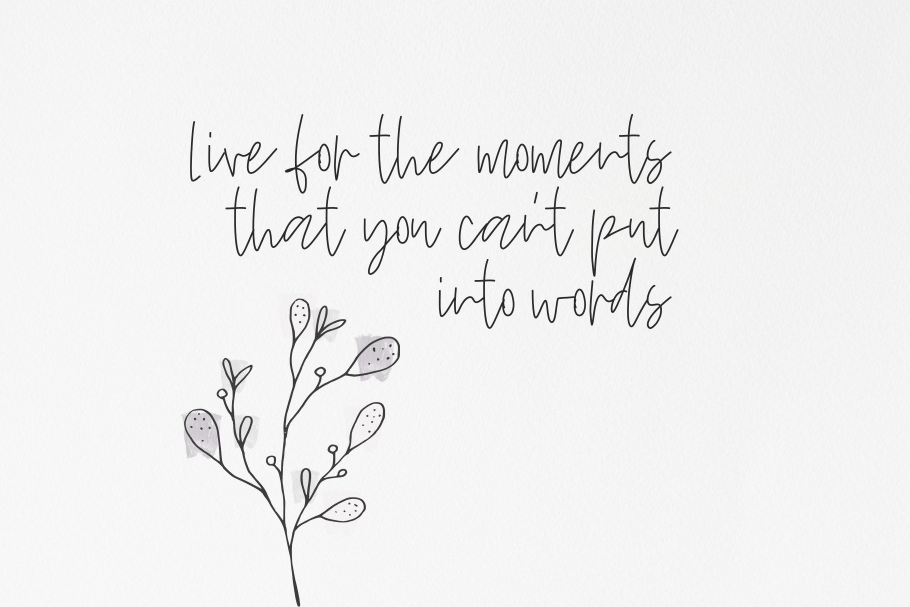
#> input picture img/handwriting/quotes.jpg, 1820 x 1214 px, found by its file name (shown at 1/2 size); the run also reads 1 picture not shown here
$ jupyter execute --allow-errors 'OpenCV4 - 3.ipynb'
#> lines starting #> are read from the running program, lines starting #| are printed output that depends on the picture; after the words box and inside, x2 and y2 are one past the last pixel; in counts of white or black regions, pixels touching at a corner belong together
OpenCV notebook - ©Arkaprabha Majumdar

[cell 1]
import cv2
import numpy as np

# #1. Sorting Contours
This is of two kinds:
Eliminating smaller contours, and contour in specific orders

[cell 2]
image=cv2.pyrDown(cv2.imread('/home/arkaprabham/Desktop/Deep_Learning_Udemy/img/quotes.jpg'))

black_bg=np.zeros(image.shape)

grayscale=cv2.cvtColor(image,cv2.COLOR_BGR2GRAY)

edges=cv2.Canny(grayscale,252,255)
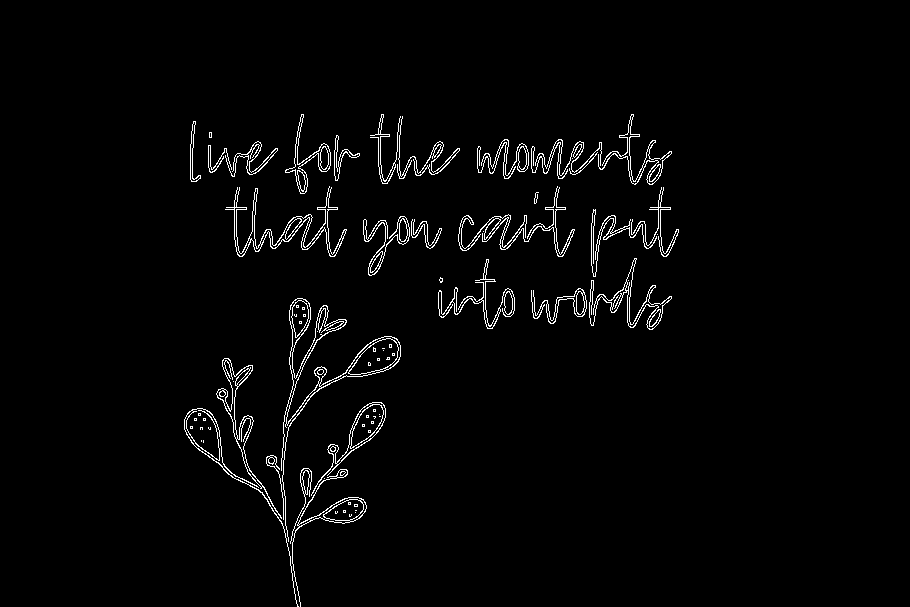
#> edges: shape (607, 910); 2.2% white in thin lines or dots, all inside (x1, y1, x2, y2) = (184, 114, 679, 607)

contours,hierarchy=cv2.findContours(edges,cv2.RETR_EXTERNAL, cv2.CHAIN_APPROX_NONE)
#> contours = 51 contours, 19 with area under 20; largest, box (x1, y1, x2, y2) and area: (281, 298, 401, 542) 1847, (311, 402, 386, 496) 1169, (216, 358, 282, 519) 1125, (292, 469, 367, 607) 980, (589, 258, 672, 330) 849

print(len(contours))
#| 51

cv2.drawContours(black_bg,[x for x in contours if cv2.contourArea(x)>10],-1,(0,255,0),3)
cv2.imshow("Contours on black",black_bg)
cv2.waitKey(0)
cv2.destroyAllWindows()

[cell 3]
def getArea(contours):
    all_area=[]
    for cnt in contours:
        all_area.append(cv2.contourArea(cnt))
    return all_area

sorted_contours=sorted(contours,key=cv2.contourArea,reverse=True)
#> sorted_contours has the same summary as contours
print(getArea(sorted_contours))
#> the loop in getArea, `for cnt in contours:` made 51 passes
#> cnt on passes 45 to 51: [[324, 478]], [[203, 440], [203, 441], [203, 442], [203, 441]], [[201, 440], [201, 441]], [[317, 331]], [[657, 234]], [[483, 231]], [[572, 158]]
#> after the loop in getArea, `for cnt in contours:`: all_area = 51 values, max 1847 at index 0, min 0 at index 44, mean 218.7
#> (printed output is left out)

for c in sorted_contours:
    if getArea([c])[0]>100:
        cv2.drawContours(image,c,-1,(255,0,0),3)
        cv2.waitKey(0)
        cv2.imshow("Contour by area",image)
#> this loop made 51 passes
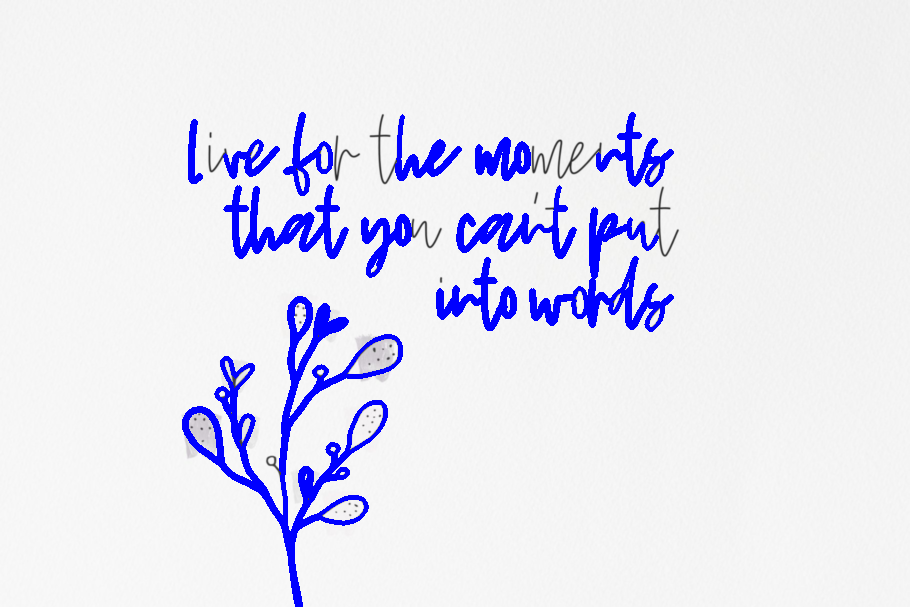
#> image: shape (607, 910, 3); mean B, G, R 244.3, 229.6, 229.6
cv2.waitKey(0)
cv2.destroyAllWindows()

[cell 4]
getArea([sorted_contours[2]])[0]
#> Out = 1125

[cell 5]
image=cv2.pyrDown(cv2.imread('/home/arkaprabham/Desktop/Deep_Learning_Udemy/img/quotes.jpg'))

grayscale=cv2.cvtColor(image,cv2.COLOR_BGR2GRAY)

edges=cv2.Canny(grayscale,252,255)

contours,hierarchy=cv2.findContours(edges,cv2.RETR_EXTERNAL, cv2.CHAIN_APPROX_NONE)

#If we dont re import the image, the annotations get stored on the image
def x_coord(contour):
    #returns the x coordinate of the contour centroid
    if cv2.contourArea(contour)>10:
        M=cv2.moments(contour)
        return int(M['m10']/M['m00'])

def label_center(image,c,i):
    #places a red circle on the contour centroid
    M=cv2.moments(c)
    if M['m00']>0:
        cx=int(M['m10']/M['m00'])
        cy=int(M['m01']/M['m00'])
        cv2.circle(image,(cx,cy),10,(0,0,255),-1)
        return image

#Compute centroid and draw image
for (i,c) in enumerate(contours):
    orig=label_center(image,c,i)
#> this loop made 51 passes
#> (cx in label_center, cy in label_center) on passes 2, 3, 4, 5, 8, 9, 10, 11, 12, 13, 14, 15: (341, 508), (305, 480), (271, 461), (332, 448), (209, 428), (201, 427), (191, 427), (204, 419), (195, 419), (199, 414), (227, 463), (364, 426)
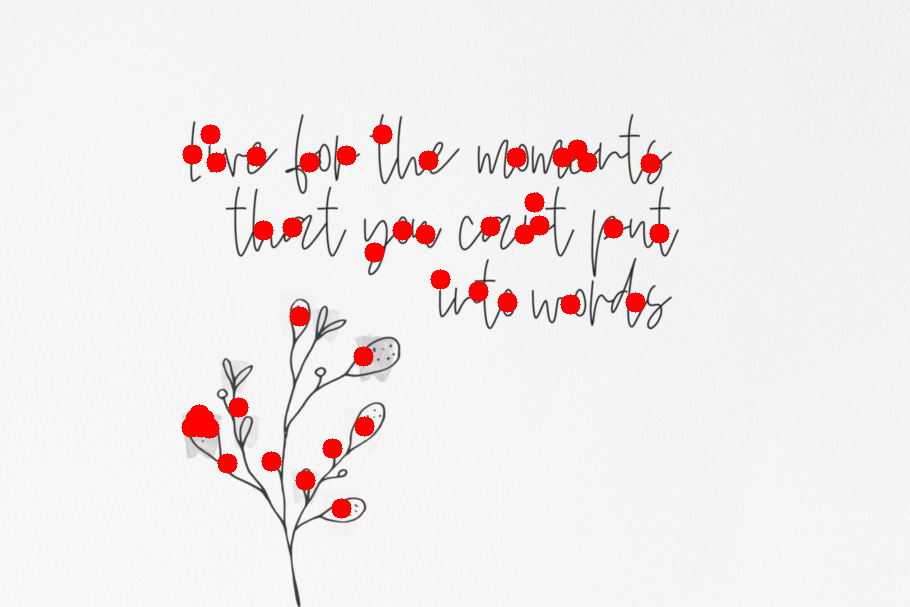
#> image: shape (607, 910, 3); mean B, G, R 235.4, 235.4, 241.4

#print(contours)
#Sort left to right
def sort_contours(cnts, method="left-to-right"):
    # initialize the reverse flag and sort index
    reverse = False
    i = 0
    # handle if we need to sort in reverse
    if method == "right-to-left" or method == "bottom-to-top":
        reverse = True
    # handle if we are sorting against the y-coordinate rather than
    # the x-coordinate of the bounding box
    if method == "top-to-bottom" or method == "bottom-to-top":
        i = 1
    # construct the list of bounding boxes and sort them from top to
    # bottom
    boundingBoxes = [cv2.boundingRect(c) for c in cnts]
    (cnts, boundingBoxes) = zip(*sorted(zip(cnts, boundingBoxes),
        key=lambda b:b[1][i], reverse=reverse))
    # return the list of sorted contours and bounding boxes
    return (cnts, boundingBoxes)

cnt_L2R,boundingRect=sort_contours(contours)
#> in sort_contours, `boundingBoxes = [cv2.boundingRect(c) for c in cnts]`: boundingBoxes = 51 items, first 6: (324, 478, 1, 1), (292, 469, 75, 138), (290, 468, 22, 76), (266, 455, 18, 65), (330, 446, 6, 6), (203, 440, 1, 3)
#> in sort_contours, `(cnts, boundingBoxes) = zip(*sorted(zip(cnts, boundingBoxes), key=lamb..`: cnts has the same summary as contours outside sort_contours; boundingBoxes = 51 items, first 6: (184, 408, 115, 199), (190, 426, 3, 3), (190, 121, 11, 61), (194, 418, 3, 3), (198, 413, 3, 3), (200, 427, 3, 3)
#> cnt_L2R has the same summary as contours; boundingRect has the same summary as boundingBoxes in sort_contours

for (i,c) in enumerate(list(cnt_L2R)):
    M=cv2.moments(c)
    if M['m00']>0:
        cx=int(M['m10']/M['m00'])
        cy=int(M['m01']/M['m00'])
        cv2.putText(image,str(i+1),(cx,cy),cv2.FONT_HERSHEY_COMPLEX,1,(0,255,0),2)
        cv2.imshow("L2R contour",image)
        key=cv2.waitKey(0)
        if key==27: #Esc key to stop
            break
        elif key==13:
            (x,y,w,h) = boundingRect[i]
            print(boundingRect[i])
            #Then we crop each contour and save them in separate files
            cropped=image[y:y+h,x:x+w]
            image_name="output_cropped_shape_"+str(i+1)+".jpg"
            cv2.imwrite(image_name,cropped)
#> this loop made 1 pass; (key Esc is pressed on pass 1)
cv2.destroyAllWindows()

To find the key number of any key on your keyboard, use a function like below to print it.

[cell 6]
'''img=cv2.pyrDown(cv2.imread('/home/arkaprabham/Desktop/Deep_Learning_Udemy/img/bear.jpg'))
while(1):
    cv2.imshow('img',img)
    k = cv2.waitKey(33)
    if k==27:    # Esc key to stop
        break
    elif k==-1:  # normally -1 returned,so don't print it
        continue
    else:
        print(k) # else print its value
cv2.destroyAllWindows()'''

# [4 lines of commented-out code are left out]

Note: The moments function in openCV gives 10 values of spatial moments, 7 values of central moments and 7 values of central norm moments. All other values are zero.

# #2. Contour Approximation
This approximates a contour. It is particularly useful if your image has small gaps.

[cell 7]
image=cv2.imread('/home/arkaprabham/Desktop/Deep_Learning_Udemy/img/animals-better.jpg')
orig_image=image.copy()

#cv2.imshow("Original image",orig_image)

grayscale=cv2.cvtColor(orig_image,cv2.COLOR_BGR2GRAY)
#> grayscale: shape (350, 622)
denoised_image=cv2.GaussianBlur(grayscale,(5,5),0)

edges=cv2.Canny(denoised_image,100,150)
#> edges: shape (350, 622); 2% white in thin lines or dots, all inside (x1, y1, x2, y2) = (51, 12, 622, 350)
cv2.imshow("Canny",edges)

cnt,hier=cv2.findContours(edges,cv2.RETR_EXTERNAL,cv2.CHAIN_APPROX_NONE)
#> cnt = 122 contours, 106 with area under 20; largest, box (x1, y1, x2, y2) and area: (138, 18, 149, 67) 243, (221, 86, 460, 238) 130, (98, 192, 284, 350) 116, (191, 64, 205, 95) 69, (154, 46, 176, 78) 64

for c in cnt:
    x,y,w,h= cv2.boundingRect(c)
    cv2.rectangle(orig_image,(x,y),(x+w,y+h),(0,0,255),1)
    cv2.imshow("Bounding Rectangle",orig_image)
#> this loop made 122 passes
#> (x, y, w, h) on passes 1 to 12: (488, 318, 5, 17), (491, 304, 3, 4), (482, 301, 4, 10), (279, 295, 17, 51), (282, 294, 7, 6), (305, 288, 11, 19), (299, 285, 5, 5), (426, 283, 6, 3), (266, 275, 15, 19), (271, 274, 11, 11), (249, 264, 4, 4), (256, 261, 19, 48)
#> (c, x, y, w, h) on pass 33: ([[90, 223], [91, 223]], 90, 223, 2, 1)
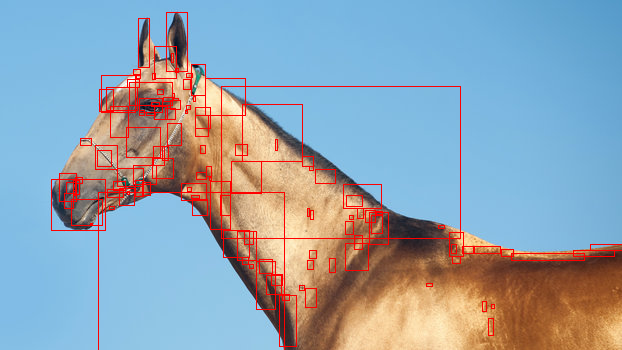
#> orig_image: shape (350, 622, 3); mean B, G, R 175, 161.8, 146.7

black_bg=np.zeros(orig_image.shape)

for c in cnt:
    accuracy=0.03*cv2.arcLength(c,True)
    approx=cv2.approxPolyDP(c,accuracy,True)
    cv2.drawContours(black_bg,[approx],0,(0,255,0),1)
    cv2.imshow("Approx poly DP",black_bg)
#> this loop made 122 passes
#> accuracy on passes 1, 3, 5, 7, 8, 10, 13, 14, 16, 17, 20, 21: 1.19, 0.784, 0.502, 0.487, 0.367, 0.989, 0.604, 1.23, 0.537, 0.929, 0.622, 0.979
#> (accuracy, approx) on passes 2, 4, 6, 9, 11, 12: (0.23, [[493, 304], [491, 306], [491, 307], [493, 305]]), (3.42, [[279, 295], [290, 312], [295, 345], [290, 312]]), (1.33, [[315, 288], [305, 306], [314, 293]]), (1.5, [[266, 275], [274, 289], [280, 293], [273, 287]]), (0.272, [[249, 264], [252, 267], [252, 266], [250, 264]]), (3.35, [[256, 261], [274, 308]])
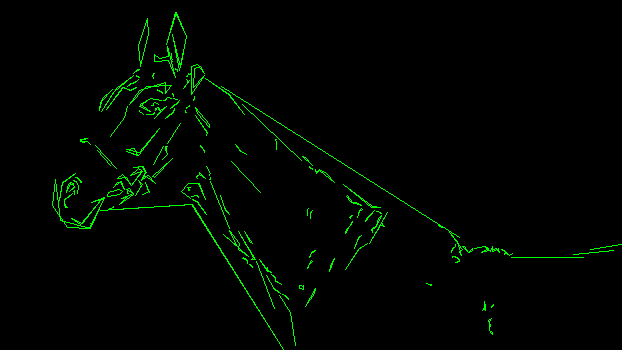
#> black_bg: shape (350, 622, 3) float64; mean of channels 0, 1, 2 0, 4.8, 0; drawn as B, G, R
cv2.waitKey(0)
cv2.destroyAllWindows()

## Convex Hull

This is similar to contour approximation.

[cell 8]
n=len(cnt)
#> n = 122
contours=sorted(cnt, key=cv2.contourArea,reverse=False)[:n]
#> contours has the same summary as cnt

#iterate through and draw hull
for c in contours:
    hull=cv2.convexHull(c)
    cv2.drawContours(image,[hull],0,(0,0,255),1)
    cv2.imshow("Convex Hull",image)
#> this loop made 122 passes
#> hull on passes 1, 4, 5, 6, 7, 8, 10, 11, 12, 13, 14, 19: [[485, 310], [482, 310], [484, 301], [485, 304]], [[307, 215], [307, 209], [308, 208]], [[139, 110], [143, 114], [140, 112], [139, 111]], [[177, 99], [175, 99], [173, 98], [174, 98]], [[171, 53], [172, 59], [172, 61], [171, 60]], [[113, 207], [111, 208], [109, 208], [113, 206]], [[128, 193], [127, 193], [127, 191]], [[210, 179], [209, 179], [210, 177]], [[276, 149], [275, 140], [275, 139], [276, 139]], [[154, 113], [152, 114], [146, 114], [154, 112]], [[186, 112], [185, 112], [185, 110]], [[310, 218], [310, 212], [312, 210]]
#> (c, hull) on pass 3: ([[90, 223], [91, 223]], [[91, 223], [90, 223]])
#> image: shape (350, 622, 3); mean B, G, R 176.7, 163.8, 145.7
cv2.waitKey(0)
cv2.destroyAllWindows()

# #3. Matching Shapes
This is a basic identification which can be further used to identify complex shapes.

[cell 9]
#First we create a template contour to match

hexagon_input=cv2.imread("/home/arkaprabham/Desktop/Deep_Learning_Udemy/img/hexagon.jpg") #basic template
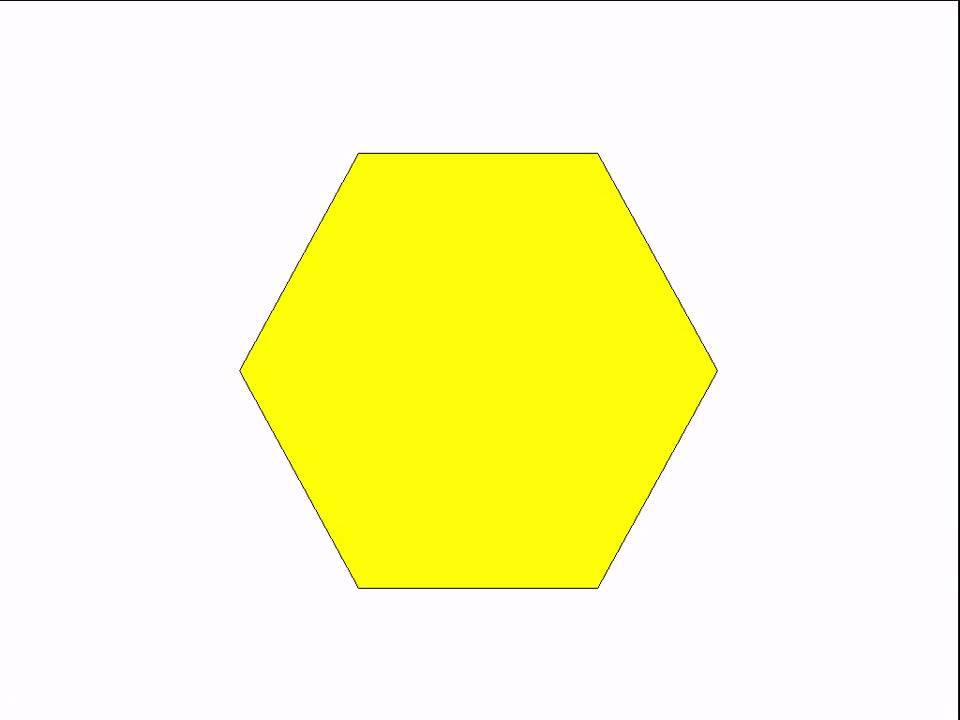
#> input picture img/shapes/hexagon.jpg, 960 x 720 px, found by its file name
#> hexagon_input is the input picture: shape (720, 960, 3); mean B, G, R 198.6, 250.9, 252.8
gray=cv2.cvtColor(hexagon_input,cv2.COLOR_BGR2GRAY)
gray=cv2.erode(gray,(5,5))
#cv2.imshow("dfdg",gray)
_,thresh=cv2.threshold(gray,150,255,cv2.THRESH_BINARY_INV)
#> thresh: shape (720, 960); 0.86% white; 2 white regions
template_cnt,hier=cv2.findContours(thresh,cv2.RETR_EXTERNAL,cv2.CHAIN_APPROX_SIMPLE)
#> template_cnt = 2 contours; box (x1, y1, x2, y2) and area: (239, 153, 718, 590) 156554, (0, 0, 960, 720) 1678
sorted_cont=sorted(template_cnt,key=cv2.contourArea,reverse=True)
#> sorted_cont has the same summary as template_cnt
cv2.drawContours(hexagon_input,sorted_cont[0],-1,(0,0,255),3)
#> hexagon_input: shape (720, 960, 3); 0.62% of pixels changed, all inside (x1, y1, x2, y2) = (237, 151, 720, 592)
cv2.imshow("threshold hex",hexagon_input)
cv2.waitKey(0)
cv2.destroyAllWindows()

#Done

[cell 10]
image=cv2.pyrDown(cv2.imread("/home/arkaprabham/Desktop/Deep_Learning_Udemy/img/shape scenery.jpg"))
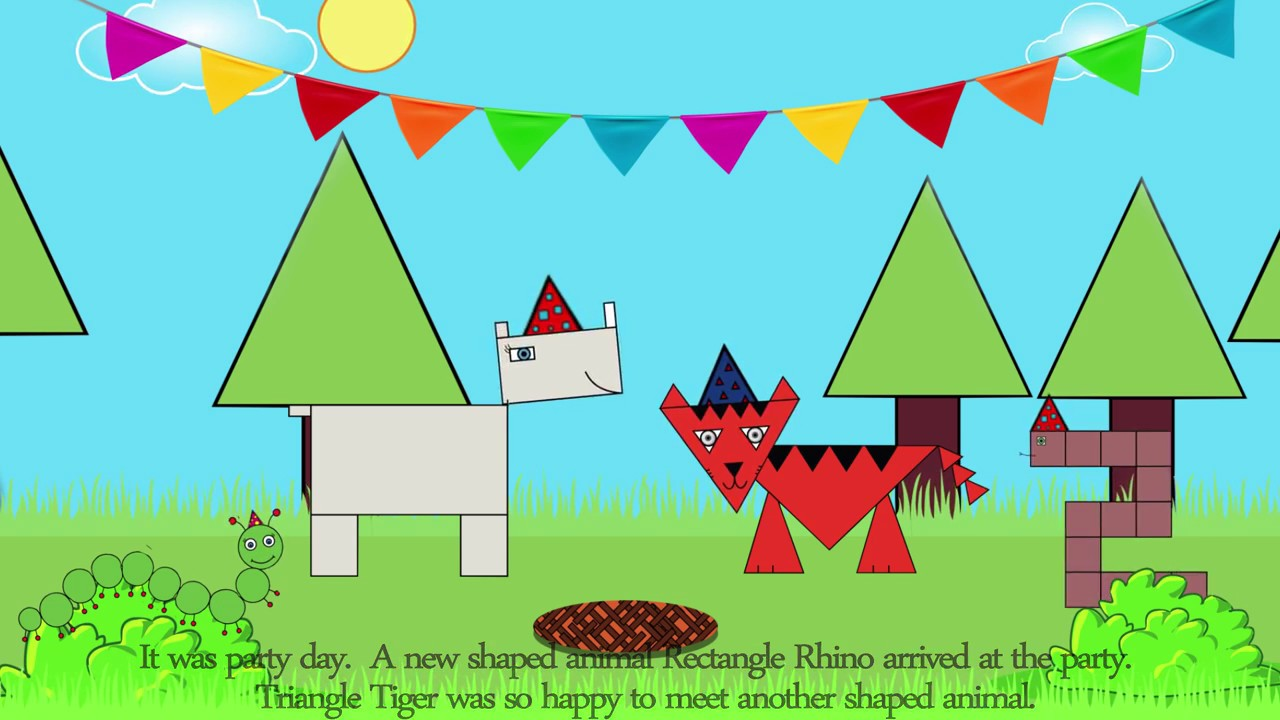
#> input picture img/shapes/shape scenery.jpg, 1280 x 720 px, found by its file name
#> image: shape (360, 640, 3)
blurred=cv2.GaussianBlur(image,(3,3),0)
black_bg=np.zeros(image.shape)
canny=cv2.Canny(blurred,50,150)
#> canny: shape (360, 640); 8% white in thin lines or dots
cv2.imshow("ssg",canny)
contours=cv2.findContours(canny,cv2.RETR_EXTERNAL,cv2.CHAIN_APPROX_SIMPLE)[0]
#> contours = 440 contours, 379 with area under 20; largest, box (x1, y1, x2, y2) and area: (145, 203, 259, 288) 6546, (385, 13, 574, 83) 1544, (191, 45, 339, 88) 1468, (53, 5, 147, 58) 1464, (336, 55, 384, 87) 742
#> (the rest of this cell did not finish here and is left out)

# Project : Identify and name shapes

[cell 11]
new_img=cv2.imread("/home/arkaprabham/Desktop/Deep_Learning_Udemy/img/3d-Shapes.jpg")[:532,:] #crop words out
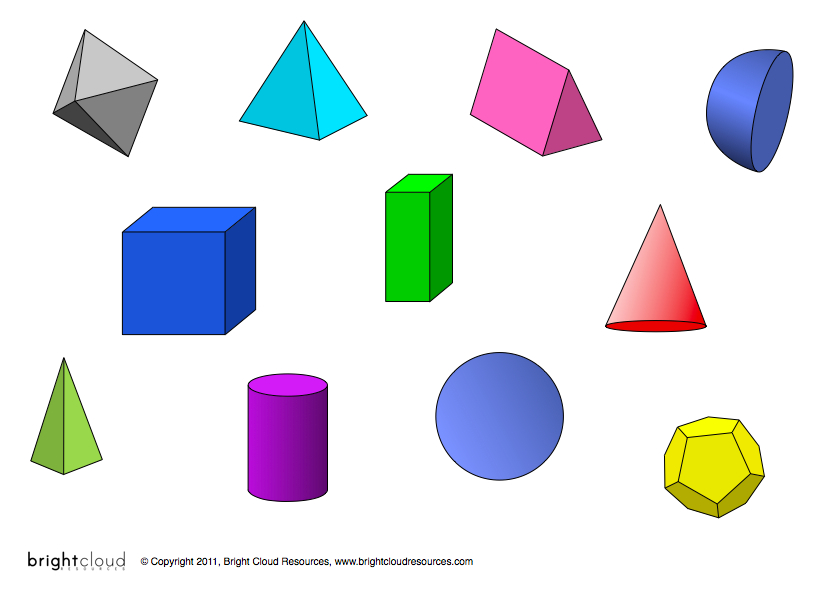
#> input picture img/shapes/3d-Shapes.jpg, 837 x 594 px, found by its file name
copied=new_img.copy()
cv2.imshow("Project 2",new_img)
cv2.waitKey(0)

grayscale=cv2.cvtColor(new_img,cv2.COLOR_BGR2GRAY)
#> grayscale: shape (532, 837)
blurred=cv2.GaussianBlur(grayscale,(5,5),cv2.BORDER_DEFAULT)
#> blurred: shape (532, 837)
canny=cv2.Canny(blurred,100,200)
#> canny: shape (532, 837); 1.4% white in thin lines or dots, all inside (x1, y1, x2, y2) = (29, 20, 795, 520)
cv2.imshow("Canny",canny)
cv2.waitKey(0)

contours=cv2.findContours(canny,2,1)[0]
#> contours = 42 contours, 22 with area under 20; largest, box (x1, y1, x2, y2) and area: (433, 350, 566, 483) 13439, (433, 350, 566, 483) 13327, (469, 28, 603, 158) 10285, (469, 28, 603, 158) 10171, (704, 47, 795, 174) 8534
black_bg=np.zeros(new_img.shape)
for c in contours:
    #to get approximate polygons
    approx=cv2.approxPolyDP(c,0.01*cv2.arcLength(c,True),True)
    print(len(approx))
    #print("next")
    if len(approx)==6:
        cv2.drawContours(black_bg,[c],0,(83,83,233),-1)
        M=cv2.moments(c)
        if M['m00']>0:
            cx=int(M['m10']/M['m00'])
            cy=int(M['m01']/M['m00'])
        cv2.putText(black_bg,"hexagon",(cx-50,cy),cv2.FONT_HERSHEY_SIMPLEX,.2,(255,255,255),1)

    elif len(approx)==5:
        cv2.drawContours(black_bg,[c],0,(233,163,83),-1)
        M=cv2.moments(c)
        if M['m00']>0:
            cx=int(M['m10']/M['m00'])
            cy=int(M['m01']/M['m00'])
        cv2.putText(black_bg,"pentagon",(cx-50,cy),cv2.FONT_HERSHEY_SIMPLEX,1,(255,255,255),1)

    elif len(approx)==4:
        cv2.drawContours(black_bg,[c],0,(63,182,50),-1)
        M=cv2.moments(c)
        if M['m00']>0:
            cx=int(M['m10']/M['m00'])
            cy=int(M['m01']/M['m00'])
        cv2.putText(black_bg,"parallelogram",(cx-50,cy),cv2.FONT_HERSHEY_SIMPLEX,1,(255,255,255),1)

    elif len(approx)>15:
        cv2.drawContours(black_bg,[c],0,(0,128,255),-1)
        M=cv2.moments(c)
        if M['m00']>0:
            cx=int(M['m10']/M['m00'])
            cy=int(M['m01']/M['m00'])
        cv2.putText(black_bg,"circle",(cx-50,cy),cv2.FONT_HERSHEY_SIMPLEX,1,(255,255,255),1)
#> this loop made 42 passes
#> (approx, cx, cy) on pass 33: ([[566, 70], [564, 70], [564, 78], [541, 152]], 541, 151)
#> (cx, cy) on passes 4, 5, 7, 14, 19, 28: (712, 465), (678, 460), (708, 426), (76, 465), (499, 415), (436, 183)
#| 1
#| 1
#| 7
#| 5
#| 16
#| 14
#| 6
#| 10
#> (further printed lines are left out)
#> black_bg: shape (532, 837, 3) float64

cv2.imshow("found shapes",black_bg)
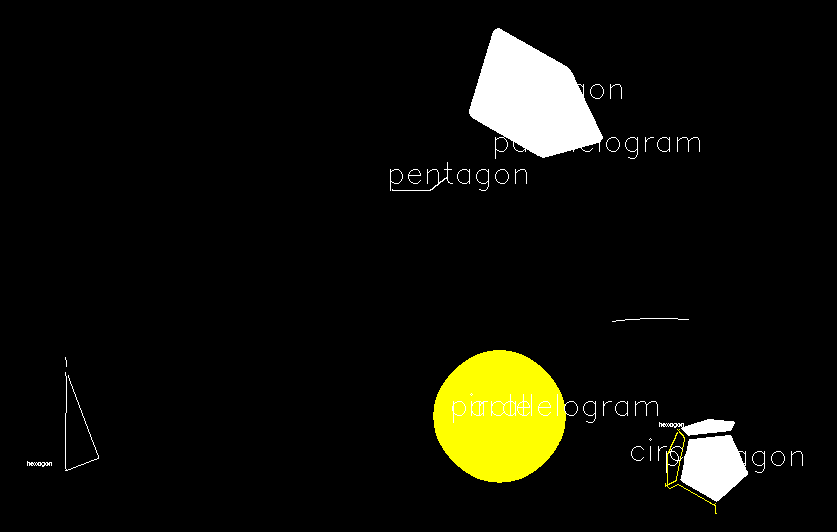
#> window 'found shapes': shape (532, 837, 3); mean B, G, R 9.4, 17, 17
cv2.waitKey(0)

cv2.destroyAllWindows()
